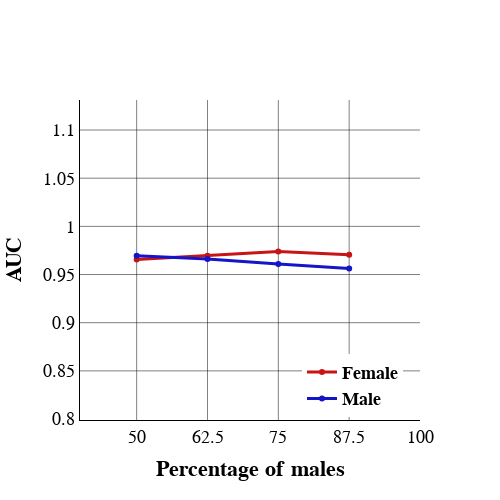

Here is the notebook cell this chart was saved with:
### Code cell
c_grid = 'rgba(5, 5, 5, 0.5)'
male1_sample=male1.sample(12128, random_state=43)
female1_sample=female1.sample(12128, random_state=43)
male1_sample=male1_sample.sample(int(0.5*len(male1_sample)), random_state=43)
female1_sample=female1_sample.sample(int(0.5*len(female1_sample)), random_state=43)
data=pd.concat([male1_sample, female1_sample])
X_sample=data.drop(['UDPYOPI_1 - Yes'], axis=1)
y_sample=data['UDPYOPI_1 - Yes']

class_weights_sample = compute_class_weight(
                                        class_weight = "balanced",
                                        classes = np.unique(y_sample),
                                        y = y_sample                                                   
                                    )
sklearn_weights = dict(enumerate(class_weights_sample))
svc_rbf_50=SVC(kernel='rbf', C=1, class_weight=sklearn_weights, max_iter=1e6, probability=True)
model_svc_rbf_50=svc_rbf_50.fit(X_sample, y_sample)


male1_sample=male1.sample(12128, random_state=43)
female1_sample=female1.sample(12128, random_state=43)
male1_sample=male1_sample.sample(int(0.625*len(male1_sample)), random_state=43)
female1_sample=female1_sample.sample(int(0.375*len(female1_sample)), random_state=43)
data=pd.concat([male1_sample, female1_sample])
X_sample=data.drop(['UDPYOPI_1 - Yes'], axis=1)
y_sample=data['UDPYOPI_1 - Yes']

class_weights_sample = compute_class_weight(
                                        class_weight = "balanced",
                                        classes = np.unique(y_sample),
                                        y = y_sample                                                   
                                    )
sklearn_weights = dict(enumerate(class_weights_sample))
svc_rbf_625=SVC(kernel='rbf', C=1, class_weight=sklearn_weights, max_iter=1e6, probability=True)
model_svc_rbf_625=svc_rbf_625.fit(X_sample, y_sample)

male1_sample=male1.sample(12128, random_state=43)
female1_sample=female1.sample(12128, random_state=43)
male1_sample=male1_sample.sample(int(0.75*len(male1_sample)), random_state=43)
female1_sample=female1_sample.sample(int(0.25*len(female1_sample)), random_state=43)
data=pd.concat([male1_sample, female1_sample])
X_sample=data.drop(['UDPYOPI_1 - Yes'], axis=1)
y_sample=data['UDPYOPI_1 - Yes']

class_weights_sample = compute_class_weight(
                                        class_weight = "balanced",
                                        classes = np.unique(y_sample),
                                        y = y_sample                                                   
                                    )
sklearn_weights = dict(enumerate(class_weights_sample))
svc_rbf_75=SVC(kernel='rbf', C=1, class_weight=sklearn_weights, max_iter=1e6, probability=True)
model_svc_rbf_75=svc_rbf_75.fit(X_sample, y_sample)

male1_sample=male1.sample(12128, random_state=43)
female1_sample=female1.sample(12128, random_state=43)
male1_sample=male1_sample.sample(int(0.875*len(male1_sample)), random_state=43)
female1_sample=female1_sample.sample(int(0.125*len(female1_sample)), random_state=43)
data=pd.concat([male1_sample, female1_sample])
X_sample=data.drop(['UDPYOPI_1 - Yes'], axis=1)
y_sample=data['UDPYOPI_1 - Yes']
class_weights_sample = compute_class_weight(
                                        class_weight = "balanced",
                                        classes = np.unique(y_sample),
                                        y = y_sample                                                   
                                    )
sklearn_weights = dict(enumerate(class_weights_sample))
svc_rbf_875=SVC(kernel='rbf', C=1, class_weight=sklearn_weights, max_iter=1e6, probability=True)
model_svc_rbf_875=svc_rbf_875.fit(X_sample, y_sample)


prob1_50_svc=model_svc_rbf_50.predict_proba(male_predictors_test)
prob2_50_svc=model_svc_rbf_50.predict_proba(female_predictors_test)
prob1_625_svc=model_svc_rbf_625.predict_proba(male_predictors_test)
prob2_625_svc=model_svc_rbf_625.predict_proba(female_predictors_test)
prob1_75_svc=model_svc_rbf_75.predict_proba(male_predictors_test)
prob2_75_svc=model_svc_rbf_75.predict_proba(female_predictors_test)
prob1_875_svc=model_svc_rbf_875.predict_proba(male_predictors_test)
prob2_875_svc=model_svc_rbf_875.predict_proba(female_predictors_test)

# x axis values
x = [50, 62.5, 75, 87.5]
# corresponding y axis values
y = [roc_auc_score(female_target_test, [item[1] for item in prob2_50_svc]),roc_auc_score(female_target_test, [item[1] for item in prob2_625_svc]), 
     roc_auc_score(female_target_test, [item[1] for item in prob2_75_svc]),roc_auc_score(female_target_test, [item[1] for item in prob2_875_svc])]
z = [roc_auc_score(male_target_test, [item[1] for item in prob1_50_svc]),roc_auc_score(male_target_test, [item[1] for item in prob1_625_svc]), 
     roc_auc_score(male_target_test, [item[1] for item in prob1_75_svc]),roc_auc_score(male_target_test, [item[1] for item in prob1_875_svc])] 
c_line_main1 = 'rgba(200, 20, 20, 1.0)'
c_line_main2 = 'rgba(20, 20, 200, 1)'
fig = go.Figure([

    go.Scatter(
        x          = x,
        y          = y,
        line       = dict(color=c_line_main1, width=3),
        hoverinfo  = "skip",
        showlegend = True,
        name       = '<b>Female</b>'),
    go.Scatter(
        x          = x,
        y          = z,
        line       = dict(color=c_line_main2, width=3),
        hoverinfo  = "skip",
        showlegend = True,
        name       = '<b>Male</b>')
    ])
fig.add_shape(
        type ='line', 
        line =dict(dash='dash'),
        x0=0, x1=1, y0=0, y1=1
    )
fig.update_layout(
        template    = 'plotly_white', 
        title_x     = 0.5,
        xaxis_title = "<b>Percentage of males</b>",
        yaxis_title = "<b>AUC</b>",
        width       = 500,
        height      = 500,
        legend      = dict(
            yanchor="bottom", 
            xanchor="right", 
            x=0.95,
            y=0.01,
        )
    )
fig.update_layout(
        font=dict(
        family="Times New Roman",
        size=18,  # Set the font size here
        color="Black"
        )
    )
fig.update_yaxes(
        range       = [min(min(y), min(z))-0.1, max(max(y), max(z))+0.1],
        gridcolor   = c_grid,
        scaleanchor = "x", 
        scaleratio  = 170,
        linecolor   = 'black')
fig.update_xaxes(
        range       = [40, 100],
        gridcolor   = c_grid,
        constrain   = 'domain',
        linecolor   = 'black',dtick=12.5)

### Figure 1 — Plotly figure (JSON) as saved in the notebook; plotly's stock layout.template omitted (floating-point values rounded to 4 significant figures)
{"data": [{"hoverinfo": "skip", "line": {"color": "rgba(200, 20, 20, 1.0)", "width": 3}, "name": "<b>Female</b>", "showlegend": true, "type": "scatter", "x": [50, 62.5, 75, 87.5], "y": [0.9655, 0.9695, 0.974, 0.9705]}, {"hoverinfo": "skip", "line": {"color": "rgba(20, 20, 200, 1)", "width": 3}, "name": "<b>Male</b>", "showlegend": true, "type": "scatter", "x": [50, 62.5, 75, 87.5], "y": [0.9696, 0.9661, 0.9609, 0.9562]}], "layout": {"font": {"color": "Black", "family": "Times New Roman", "size": 18}, "height": 500, "legend": {"x": 0.95, "xanchor": "right", "y": 0.01, "yanchor": "bottom"}, "shapes": [{"line": {"dash": "dash"}, "type": "line", "x0": 0, "x1": 1, "y0": 0, "y1": 1}], "title": {"x": 0.5}, "width": 500, "xaxis": {"constrain": "domain", "dtick": 12.5, "gridcolor": "rgba(5, 5, 5, 0.5)", "linecolor": "black", "range": [40, 100], "title": {"text": "<b>Percentage of males</b>"}}, "yaxis": {"gridcolor": "rgba(5, 5, 5, 0.5)", "linecolor": "black", "range": [0.8562, 1.074], "scaleanchor": "x", "scaleratio": 170, "title": {"text": "<b>AUC</b>"}}}}
